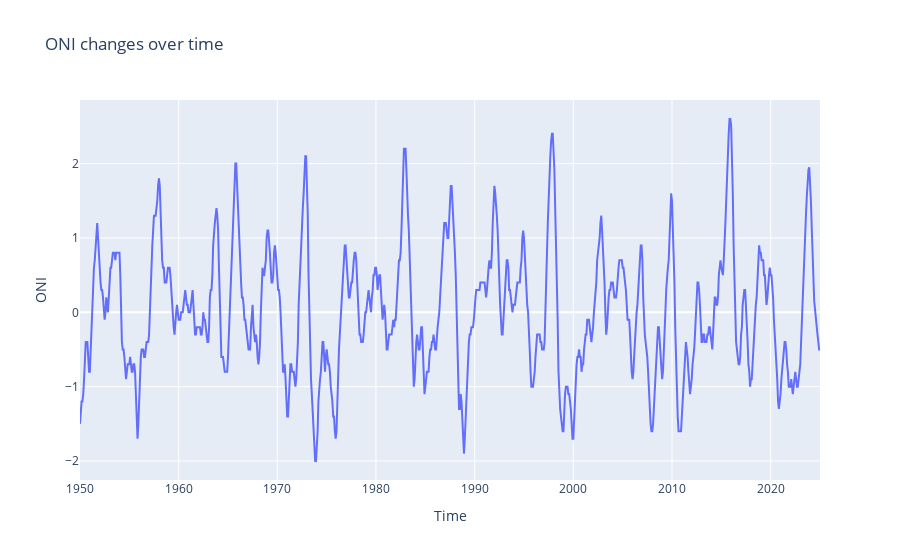

This figure's notebook cell:
### Code cell
import matplotlib
import warnings
warnings.filterwarnings('ignore')

import numpy as np
import pandas as pd
import plotly.express as px 
import matplotlib.pyplot as plt

from sklearn.preprocessing import MinMaxScaler
from tensorflow.keras.models import Sequential, load_model
from tensorflow.keras.layers import Dense, BatchNormalization, Conv1D, MaxPooling1D, Flatten, SimpleRNN, LSTM, TimeDistributed
from tensorflow.keras.metrics import RootMeanSquaredError

# Load the dataset (this will include any newly added values)
df_enso = pd.read_csv(r"C:\Users\bhanu\OneDrive\Desktop\project\ENSO EVENTS PREDICTION\ENSO.csv", parse_dates=[0])
df_enso.head()

# data information (columns, rows, data tyype, null values etc) 
df_enso.info()

# statistics summary
df_enso.describe()

# missing values
df_enso.isna().sum(axis=0)

# set index
df_enso.set_index('Date', inplace = True)
df_enso.head(5)

# ONI time series
plt.figure(figsize=(15,5))
plt.plot(df_enso.ONI)
plt.title('ONI changes over time')
plt.xlabel('Time')
plt.show()

# ONI interactive time series
plot = px.line(data_frame=df_enso, y='ONI', labels={'Date':'Time'},
               title='ONI changes over time')
plot.show()

# ONI and ENSO relation

plt.figure(figsize=(15, 5))

# convert dates to numbers to get x-axis range
x = matplotlib.dates.date2num(df_enso.index)

# plot Year and ONI
plt.plot(df_enso.ONI, color='black')
plt.xlabel('Years')
plt.ylabel('ONI')
plt.title('ENSO and ONI Relation')

# add horizontal lines and labels to define ENSO phase and intensity

plt.axhline(y=2, color='r', linestyle=':')
plt.text(x=x[-1], y=2, color='red', s='              very strong')

plt.axhline(y=1.5, color='r', linestyle=':')
plt.text(x=x[-1], y=1.5, color='red', s='              strong')

plt.axhline(y=1, color='r', linestyle=':')
plt.text(x[-1], 1, color='r', s='              moderate')

plt.axhline(y=0.5, color='r', linestyle=':')
plt.text(x[-1], 0.5, color='r', s='              weak')

plt.axhline(y=-0.5, color='b', linestyle=':')
plt.text(x[-1], -0.5, color='b', s='              weak')

plt.axhline(y=-1, color='b', linestyle=':')
plt.text(x[-1], -1, color='b', s='              moderate')

plt.axhline(y=-1.5, color='b', linestyle=':')
plt.text(x[-1], -1.5, color='b', s='              strong')

# custom legends
line_red = matplotlib.lines.Line2D([0], [0], label='El-Nino', color='r')
line_blue = matplotlib.lines.Line2D([0], [0], label='La-Nina', color='b')
plt.legend(handles=[line_red, line_blue])

plt.show()

# missing values in ONI
df_enso.ONI.isna().sum(axis=0)

# function to transform time series data into supervised learning data
def series_to_supervised(data, n_in=1, n_out=1, n_vars=1, forecast_all=True, 
                         dropnan=True):
    """
    Frame a time series as a supervised learning dataset
    Parameters:
        data: Sequence of observations, type = dataframe
        n_in: prior timesteps or Number of lag observations as input (x)
        n_out: next timesteps or Number of ahead observations as output (y)
        n_vars: number of variables or number of columns
        forecast_all: to forecast all or one variable
        dropnan: Boolean whether or not to drop rows with NaN values
    Returns:
        Pandas DataFrame of series framed for supervised learning.
    """
    
    cols, names = list(), list()
    
    if n_vars == 1:    # univariate
        # input sequence or previous timesteps (t-n, ... t-1)
        for i in range(n_in, 0, -1):
            cols.append(data.shift(i))
            names.append(f'var1 (t-{i})')
        # current time steps (t)
        cols.append(data)
        names.append('var1 (t)')
        # forecast sequence or next timesteps (t+1, ... t+n)
        for i in range(1, n_out):
            cols.append(data.shift(-i))
            names.append(f'var1 (t+{i})')
    elif forecast_all:    # mutlivariate type 1
        for i in range(n_in, 0, -1):
            cols.append(data.shift(i))
            names += [f'var{j+1} (t-{i})' for j in range(n_vars)]
        cols.append(data)
        names += [f'var{j+1} (t)' for j in range(n_vars)]
        for i in range(1, n_out):
            cols.append(data.shift(-i))
            names += [f'var{j+1} (t+{i})'for j in range(n_vars)]
    else:    # multivariate type 2
        for i in range(n_in, 0, -1):
            cols.append(data.shift(i))
            names += [f'var{j+1} (t-{i})' for j in range(n_vars)]
        cols.append(data.iloc[:, -1])
        names.append('VAR (t)')
        for i in range(1, n_out):
            cols.append(data.shift(-i).iloc[:,-1])
            names.append(f'VAR (t+{i})')
    # put it all together
    agg = pd.concat(cols, axis=1)
    agg.columns = names
    # drop rows with NaN values
    if dropnan:
        agg.dropna(inplace=True)
    return agg

# specify the size of the sliding window (n_lag, n_ahead)
n_in = 12
n_out = 3

# timesteps & features
n_steps = n_in                  
n_features = 1   # we are using only one feature/variable i.e oni 

# transform data to get input (x) and output (y) 
df_reframed = series_to_supervised(df_enso['ONI'], n_in, n_out, n_features)
df_reframed

# train-validation-test split (80:10:10)
n = df_reframed.shape[0]       
n_train, n_valid = int(0.8 * n), int(0.1 * n)
df_train = df_reframed.values[:n_train, :]
df_valid = df_reframed.values[n_train:n_train + n_valid, :]
df_test = df_reframed.values[n_train + n_valid:, :]

x_train, y_train = df_train[:, :-n_out], df_train[:, -n_out:]
x_valid, y_valid = df_valid[:, :-n_out], df_valid[:, -n_out:]
x_test, y_test = df_test[:, :-n_out], df_test[:, -n_out:]

# normalize data
x_scaler = MinMaxScaler(feature_range=(0,1))
y_scaler = MinMaxScaler(feature_range=(0,1))

x_train_scaled = x_scaler.fit_transform(x_train)
y_train_scaled = y_scaler.fit_transform(y_train)
x_valid_scaled = x_scaler.transform(x_valid)
y_valid_scaled = y_scaler.transform(y_valid)
x_test_scaled = x_scaler.transform(x_test)
y_test_scaled = y_scaler.transform(y_test)

# reshape input [samples (rows), timesteps, features]
x_train_reshaped = x_train_scaled.reshape(x_train_scaled.shape[0], n_steps, n_features)
x_valid_reshaped = x_valid_scaled.reshape(x_valid_scaled.shape[0], n_steps, n_features)
x_test_reshaped = x_test_scaled.reshape(x_test_scaled.shape[0], n_steps, n_features)

# Check if model exists, if not build and train it
try:
    model = load_model('model_lstm.keras')
    print("Loaded existing model")
except:
    print("Building and training new model")
    # design network
    model = Sequential(name='lstm')
    model.add(LSTM(50, input_shape=(n_steps, n_features), return_sequences=True))
    model.add(LSTM(units=50))
    model.add(Dense(n_out))
    model.summary()

    # compile & train network
    model.compile(loss='mean_squared_error', optimizer='adam',
                  metrics=['mae', 'mape', RootMeanSquaredError()])
    hist = model.fit(x_train_reshaped, y_train_scaled, 
                     validation_data=(x_valid_reshaped, y_valid_scaled),
                     shuffle=False, epochs=50, batch_size=32, verbose=2)
    
    # Save the model
    model.save('model_lstm.keras')
    
    # Plot training and validation loss
    plt.figure()
    plt.plot(hist.history['loss'], label='Training')
    plt.plot(hist.history['val_loss'], label='Validation')
    plt.xlabel('epochs')
    plt.ylabel('loss')
    plt.legend(loc='best')
    plt.show()

# evaluate model
eval_lstm = model.evaluate(x=x_test_reshaped, y=y_test_scaled, return_dict=True)
print("Model evaluation:", eval_lstm)

# predict for test data
y_hat = model.predict(x_test_reshaped)
y_hat = np.round(y_scaler.inverse_transform(y_hat), 1)

# Now for the latest data (including newly added values)
# Get the latest n_in values for prediction
latest_data = df_enso['ONI'].values[-n_in:]

# If we have enough data for prediction
if len(latest_data) >= n_in:
    # Prepare the latest data for prediction
    latest_data = latest_data.reshape(1, n_in)  # Reshape for scaling
    latest_data_scaled = x_scaler.transform(latest_data)  # Scale
    latest_data_reshaped = latest_data_scaled.reshape(1, n_steps, n_features)  # Reshape for LSTM
    
    # Predict using the latest data
    latest_prediction = model.predict(latest_data_reshaped)
    latest_prediction = np.round(y_scaler.inverse_transform(latest_prediction), 1)
    
    # Find y_test start row index
    y_start = n_train + n_valid + 1
    
    # Get actual and predicted data with adjusted lengths to avoid shape mismatch
    inverse_y_test = y_scaler.inverse_transform(y_test_scaled)[:, 0]
    available_indices = df_reframed.index[y_start:]
    
    # Adjust lengths to match - the key fix for the shape mismatch error
    min_length = min(len(available_indices), len(inverse_y_test))
    y_actual = pd.DataFrame(index=available_indices[:min_length],
                          data=inverse_y_test[:min_length])
    
    min_length_pred = min(len(available_indices), len(y_hat[:, 0]))
    y_predict = pd.DataFrame(index=available_indices[:min_length_pred],
                          data=y_hat[:, 0][:min_length_pred])
    
    # Create forecast dates (starting after the last date in df_enso)
    forecast_dates = pd.date_range(start=df_enso.index[-1] + pd.DateOffset(months=1), 
                                 periods=n_out, freq='MS')
    
    # ONI forecast values for the latest data
    y_forecast = pd.DataFrame(index=forecast_dates,
                           data=latest_prediction[0, :])
    
    # Plot results
    plt.figure(figsize=(10, 5))
    plt.plot(y_actual, label='actual', color='k')
    plt.plot(y_predict, label='prediction')
    plt.plot(y_forecast, label='forecast', color='r')
    plt.xlabel('Years')
    plt.ylabel('ONI')
    plt.legend()
    plt.grid()
    plt.title('ONI Forecast Including Latest Data')
    plt.show()
    
    # Print the forecast values
    print("Forecast for the next", n_out, "months:")
    for i, date in enumerate(forecast_dates):
        print(f"{date.strftime('%Y-%m')}: {latest_prediction[0, i]:.1f}")
else:
    print(f"Not enough data for prediction. Need {n_in} values but only have {len(latest_data)}.")

### Figure 1 — Plotly figure (JSON) as saved in the notebook; plotly's stock layout.template omitted (floating-point values rounded to 4 significant figures; data arrays with more than 128 entries replaced by an {"elided": "..."} marker saying what was removed)
{"data": [{"hovertemplate": "Time=%{x}<br>ONI=%{y}<extra></extra>", "legendgroup": "", "line": {"color": "#636efa", "dash": "solid"}, "marker": {"symbol": "circle"}, "mode": "lines", "name": "", "orientation": "v", "showlegend": false, "type": "scatter", "x": {"elided": "901 str values"}, "xaxis": "x", "y": {"elided": "901 float values"}, "yaxis": "y"}], "layout": {"autosize": true, "legend": {"tracegroupgap": 0}, "title": {"text": "ONI changes over time"}, "xaxis": {"anchor": "y", "autorange": true, "domain": [0, 1], "range": ["1950-01-01", "2025-01-01"], "title": {"text": "Time"}, "type": "date"}, "yaxis": {"anchor": "x", "autorange": true, "domain": [0, 1], "range": [-2.256, 2.856], "title": {"text": "ONI"}, "type": "linear"}}}
